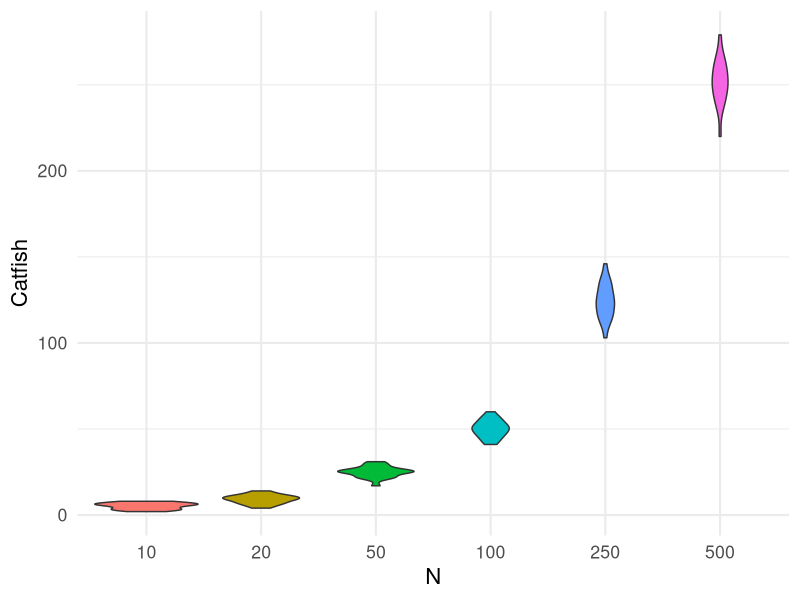

R code for this plot:
## ---- chunk 1
p <- 37/50
q <- 1-p
## ---- chunk 2
coin <- c("Heads","Tails")
## ---- chunk 3
sample( coin, size=10, replace=TRUE )
## ---- chunk 4
N <- c( 10, 20, 50, 100, 250, 500 )
## ---- chunk 5
df <- data.frame( N = rep(N, each=20),
                  Catfish = NA )

flip_coins <- function( n ) {
  outcome <- sample(coin,size=n,replace=TRUE)
  return( sum( outcome == "Heads" ) )
}

df$Catfish = sapply( df$N,  
                     flip_coins, 
                     simplify=TRUE )

head( df )
## ---- chunk 6
library( ggplot2 )
df$N <- as.factor( df$N ) 
ggplot( df, aes(N, Catfish, fill=N)) + 
  geom_violin() +
  theme_minimal( base_size = 16 ) + 
  theme( legend.position = "none")
